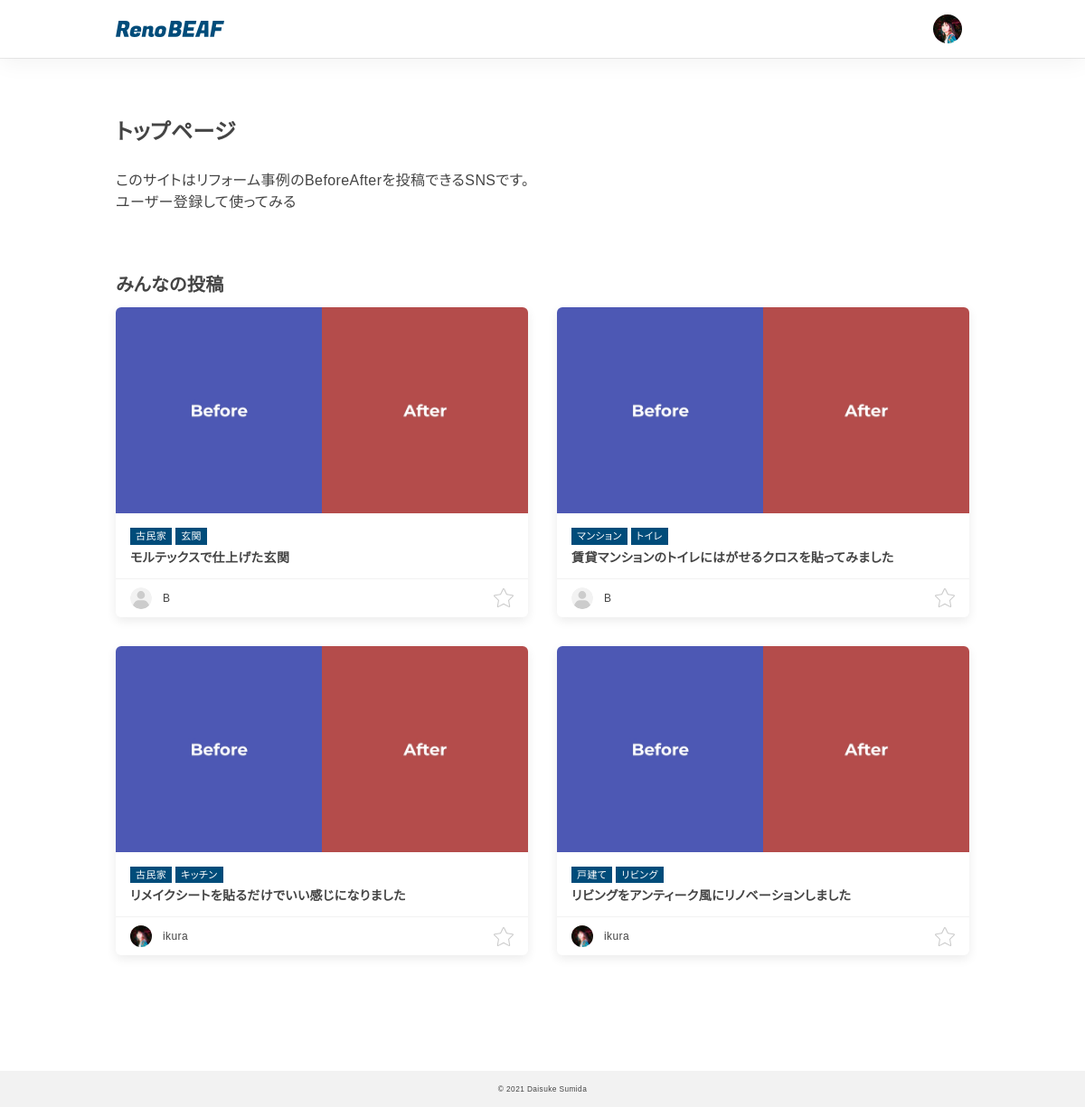
The page /diy_sns/index.php (signed in) on the database its author committed.
### tables this page shows
CREATE TABLE `posts_table` (
  `id` int(11) NOT NULL,
  `user_id` int(11) NOT NULL,
  `image_before` varchar(128) DEFAULT NULL,
  `image_after` varchar(128) DEFAULT NULL,
  `title` varchar(128) NOT NULL,
  `body` text NOT NULL,
  `is_deleted` int(1) NOT NULL,
  `created_at` datetime NOT NULL,
  `updated_at` datetime NOT NULL
);

CREATE TABLE `users_table` (
  `id` int(11) NOT NULL,
  `name` varchar(128) NOT NULL,
  `email` varchar(255) NOT NULL,
  `password` varchar(128) NOT NULL,
  `image_profile` varchar(128) DEFAULT NULL,
  `description` text DEFAULT NULL,
  `is_admin` int(1) NOT NULL,
  `is_deleted` int(1) NOT NULL,
  `created_at` datetime NOT NULL,
  `updated_at` datetime NOT NULL
);

### diy_sns/common/functions.php (the view, shortened to what this page needs)
<?php
function output_category($data)
{
  $category_list = "";
  if (!empty($data)) {
    $record_category = explode(",", $data);
    $category_list .= "<div class='c-category'>";
    foreach ($record_category as $val) {
      $category_list .= "
        <span>{$val}</span>
      ";
    }
    $category_list .= "</div>";
  } else {
    $category_list = "";
  }
  return $category_list;
}
function output_image_profile($data)
{
  $output_image_profile = "";
  if ($data == NULL) {
    $output_image_profile .= "
      <img src='/diy_sns/img/no_icon.svg'>
    ";
  } else {
    $output_image_profile .= "
      <img src='/diy_sns{$data}'>
    ";
  }
  return $output_image_profile;
}
function output_post_list($data)
{
  $output_post_list = "";
  $output_post_list .= "<ul class='p-list'>";
  foreach ($data as $record) {
    $category_list = output_category($record["category"]);
    $image_profile = output_image_profile($record["image_profile"]);
    $output_post_list .= "
      <li class='p-list__item'>
        <div class='p-list__item-inner'>
          <a class='p-list-thumb' href='/diy_sns/home/single.php?post_id={$record["id"]}'>
            <div class='p-list-thumb__item'>
              <img src='/diy_sns{$record["image_before"]}' width='500' height='500'>
            </div>
            <div class='p-list-thumb__item'>
              <img src='/diy_sns{$record["image_after"]}' width='500' height='500'>
            </div>
          </a>
          <a class='p-list-text' href='/diy_sns/home/single.php?post_id={$record["id"]}'>
            {$category_list}
            <h3 class='p-list-text__title'>{$record["title"]}</h3>
          </a>
          <div class='p-list-meta'>
            <div class='p-list-meta__prof'>
              <a class='icon' href='#'>{$image_profile}</a>
              <a class='name' href='#'>{$record["name"]}</a>
            </div>
            <div class='p-list-meta__action'>
              <label class='c-fav'><input type='checkbox' value='fav'></label>
            </div>
          </div>
        </div>
      </li>
    ";
  }
  $output_post_list .= "</ul>";
  return $output_post_list;
}

### rows shown on the page
posts_table: image_before (picture), image_after (picture), val "古民家", val "玄関", title "モルテックスで仕上げた玄関", user.name "B"
posts_table: image_before (picture), image_after (picture), val "マンション", val "トイレ", title "賃貸マンションのトイレにはがせるクロスを貼ってみました", user.name "B"
posts_table: image_before (picture), image_after (picture), val "古民家", val "キッチン", title "リメイクシートを貼るだけでいい感じになりました", user.image_profile (picture), user.name "ikura"
posts_table: image_before (picture), image_after (picture), val "戸建て", val "リビング", title "リビングをアンティーク風にリノベーションしました", user.image_profile (picture), user.name "ikura"
